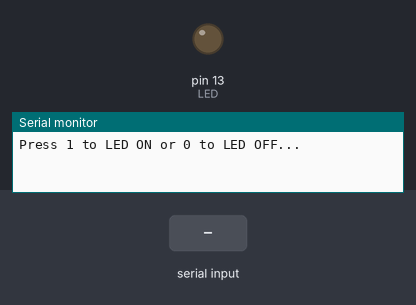
Recording of a sketch running on a simulated Arduino Uno, built with avr-gcc and run on an emulated ATmega328P. Parts: output pins drawn as LEDs (lit = HIGH), the last lines printed to the serial monitor. The inputs (shaded band) are chosen by the test bench.

Above: at 1.2 s.
1.3 s: "0" received over Serial
At 2.2 s:
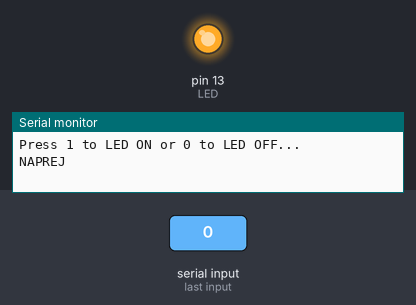
2.8 s: "1" received over Serial
At 3.3 s:
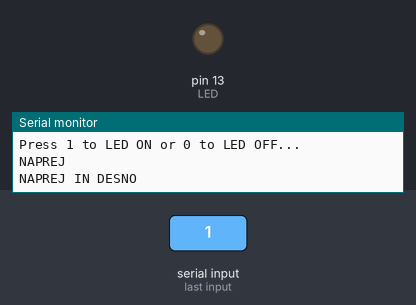
Timing chart, 0 to 5.8 s (numbered marks = the images above; inputs shaded):
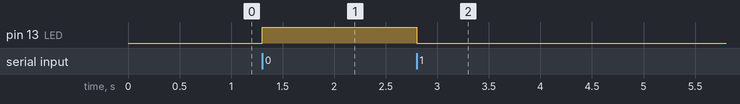

Measured:
- after the input at 1.3 s, pin 13 (LED): LOW → HIGH at once
- after the input at 2.8 s, pin 13 (LED): HIGH → LOW at once

The sketch:

arduino4_2.ino
```cpp
char incomingByte;  // incoming data
int  LED = 13;      // LED pin

void setup() {

  Serial.begin(9600); // initialization
  pinMode(LED, OUTPUT);
  Serial.println("Press 1 to LED ON or 0 to LED OFF...");
}

void loop() {

  if (Serial.available() > 0) {  // if the data came
    incomingByte = Serial.read(); // read byte
    if(incomingByte == '0') {
       digitalWrite(LED, HIGH);  // if 1, switch LED Off
       Serial.println("NAPREJ");  // print message
    }
    if(incomingByte == '1') {
       digitalWrite(LED, LOW); // if 0, switch LED on
       Serial.println("NAPREJ IN DESNO");
    }
    if(incomingByte == '2') {
       digitalWrite(LED, LOW); // if 0, switch LED on
       Serial.println("NAPREJ IN LEVO");
    }
    if(incomingByte == '3') {
       digitalWrite(LED, LOW); // if 0, switch LED on
       Serial.println("NAZAJ IN DESNO");
    }
    if(incomingByte == '4') {
       digitalWrite(LED, LOW); // if 0, switch LED on
       Serial.println("NAZAJ IN LEVO");
    }
     if(incomingByte == '5') {
       digitalWrite(LED, LOW); // if 0, switch LED on
       Serial.println("NAZAJ");
    }

  }

}
```
